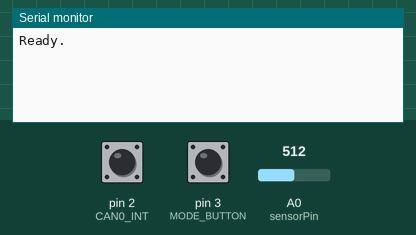
This sketch was run on a simulated Arduino Uno, built with avr-gcc and run on an emulated ATmega328P. Shown: the last lines printed to the serial monitor. The inputs (shaded band) are chosen by the test bench; at power-on: pin 2 (CAN0_INT) HIGH, pin 3 (MODE_BUTTON) HIGH, A0 (sensorPin) = 512.

Above: at 1.2 s.
1.3 s: pin 2 (CAN0_INT) driven LOW
At 1.8 s:
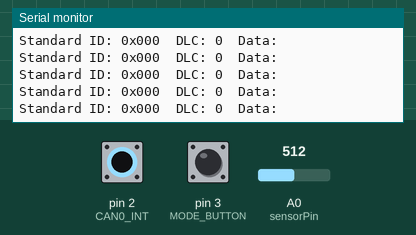
3.2 s: pin 3 (MODE_BUTTON) pulled LOW for 0.15 s
At 3.71 s:
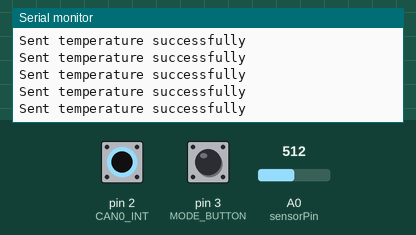
4.8 s: pin 3 (MODE_BUTTON) pulled LOW for 1 s
At 5.5 s:
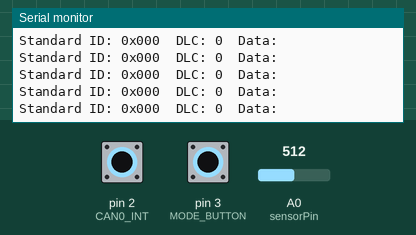

The sketch:

temp_node.ino
```cpp
#include <mcp_can.h>
#include <SPI.h>

long unsigned int rxId;
unsigned char len = 0;
unsigned char rxBuf[8];
char msgString[128];                        // Array to store serial string
bool receivedmsg;

#define CAN0_INT 2
#define CS 10

#define DEBUG_MODE 1

int sensorPin = A0;

int CAN_ID = 0x200;

bool RECV_INT_FLAG = false;
bool RESPONSE_REQUESTED = false;

MCP_CAN CAN0(CS);

#define MODE_BUTTON 3

void setup()
{
  Serial.begin(115200);
  Serial.println("Ready.");

  // Initialize MCP2515 running at 16MHz with a baudrate of 500kb/s and the masks and filters disabled.
  while(!(CAN_OK == CAN0.begin(CAN_500KBPS))) {
    if(CAN0.begin(CAN_500KBPS) == CAN_OK)
      Serial.println("MCP2515 Initialized Successfully!");
    else Serial.println("Error Initializing MCP2515...");
  }

  pinMode(CAN0_INT, INPUT);                            // Configuring pin for /INT input
  pinMode(MODE_BUTTON, INPUT_PULLUP);

  attachInterrupt(CAN0_INT, MCP2515_ISR, FALLING); // start interrupt
}

byte data[8] = {0x00, 0x01, 0x02, 0x03, 0x04, 0x05, 0x06, 0x07};
int pModeButton = true;
bool sendMode = false;
bool pSendMode;

void loop()
{
  int modeButton = digitalRead(MODE_BUTTON);
  if(modeButton == LOW && pModeButton){
    if (DEBUG_MODE) Serial.println("Mode changed.");
    sendMode = !sendMode;
  }

  pSendMode = sendMode;
  if(RECV_INT_FLAG) {
    sendMode = false;
    RECV_INT_FLAG = false;
  }

  if(sendMode || RESPONSE_REQUESTED) {
    sendSensorData();
    delay(100);   // send data per 100ms
  } else {
    receivemsg(); // but always listen in receive mode
    if(receivedmsg && pSendMode) {
      sendMode = true;
    }
  }

  pModeButton = modeButton;
}

int getSensorData() {
  return analogRead(sensorPin)/8 + 50;
}

void MCP2515_ISR()
{
    RECV_INT_FLAG = true;
}

void sendSensorData() {
  char data[1];
  data[0] = getSensorData();
  bool success = sendmsg(data, 1);
  if (DEBUG_MODE) {
    if(success) {
      Serial.println("Sent temperature successfully");
    } else {
      Serial.println("Error in sending temperature...");
    }
  }
}

bool sendmsg(char* buf, int len) {
  // send data:  ID = 0x100, Standard CAN Frame, Data length = 8 bytes, 'data' = array of data bytes to send
  byte sndStat = CAN0.sendMsgBuf(CAN_ID, 0, len, data);
  if(sndStat == CAN_OK){
    return true;
  }
  return false;
}

void receivemsg() {
  receivedmsg = false;
  if(!digitalRead(CAN0_INT)) {           // If CAN0_INT pin is low, read receive buffer
    CAN0.readMsgBufID(&rxId, &len, rxBuf);      // Read data: len = data length, buf = data byte(s)

    if((rxId & 0x80000000) == 0x80000000)     // Determine if ID is standard (11 bits) or extended (29 bits)
      sprintf(msgString, "Extended ID: 0x%.8lX  DLC: %1d  Data:", (rxId & 0x1FFFFFFF), len);
    else
      sprintf(msgString, "Standard ID: 0x%.3lX  DLC: %1d  Data:", rxId, len);

    Serial.print(msgString);

    if((rxId & 0x40000000) == 0x40000000) {    // Determine if message is a remote request frame.
      sprintf(msgString, " REMOTE REQUEST FRAME");
      RESPONSE_REQUESTED = true;
      Serial.print(msgString);
    } else {
      for(byte i = 0; i<len; i++) {
        sprintf(msgString, " 0x%.2X", rxBuf[i]);
        Serial.print(msgString);
      }
    }
    Serial.println();

    receivedmsg = true;
  }
}
```

Measured:
- after the input at 1.3 s, the serial monitor: prints a new line at once (image 1)
- after the input at 3.2 s, the serial monitor: prints a new line at once (image 2)
